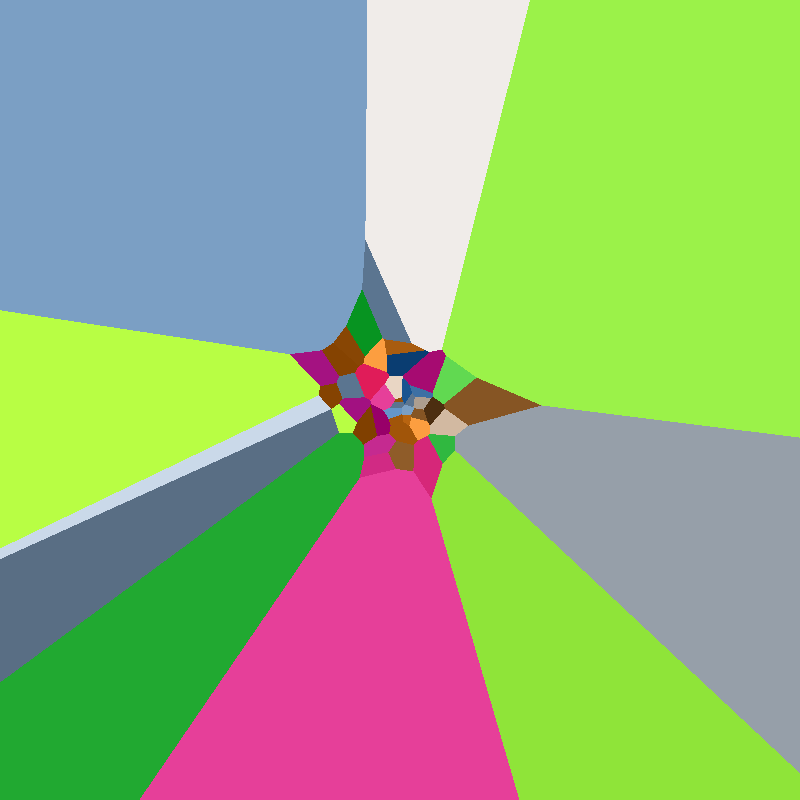
Frame 1 (no input)
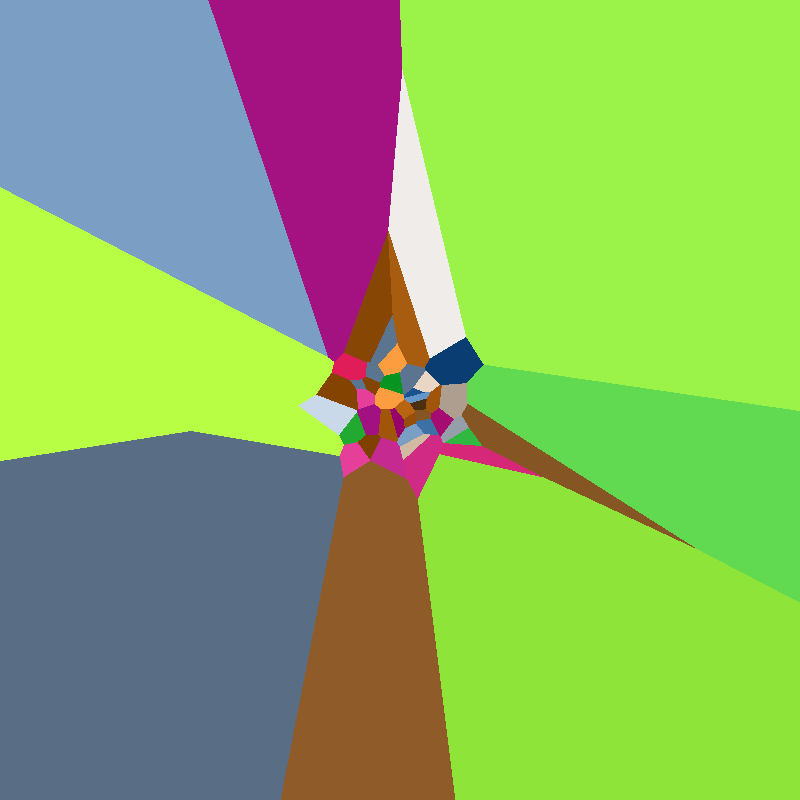
Frame 60 (the mouse pressed at the canvas centre just before this capture)
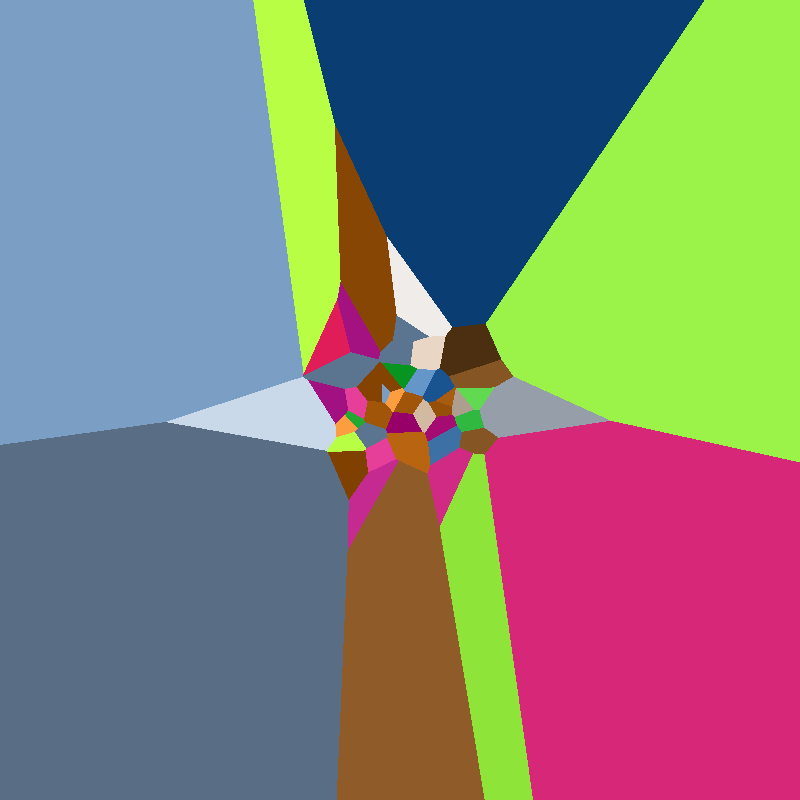
Frame 120 (the mouse held since frame 60 and released just before this capture)

The Processing sketch that drew these frames (run headless with seeded random() and noise(); from frame 60 on, the mouse is pressed at the canvas centre):

// Processing sketch: sketch_23_07_19
// ── sketch_23_07_19.pde
int numPoints = 50;
float rad = 100;

PVector[] points = new PVector[numPoints];
color[] colors = new color[numPoints];
void setup(){

  size(800,800);
  float seed = random(1000);
  for(int i = 0; i < numPoints; i++){
    float x = random(rad) * sin(random(360));
     float y = random(rad) * sin(random(360));
    //points[i] = new PVector(random(width), random(height));
      points[i] = new PVector(x + width/2, y + height/2);
    //colors[i] = color(noise(seed) *255, noise(seed*9333) *120, noise(seed*1435) *100);
     colors[i] = color(noise(seed) *255);
    seed ++;
  }
}

void draw(){
  background(0);
loadPixels();
color c = color(255);
for(int x = 0; x < width; x++){
  for(int y = 0; y < height; y++){
    int closestPoint = -1;
    float smol = MAX_FLOAT;
    PVector curPoint = new PVector(x,y);  
  

  for(int i = 0; i < numPoints; i++){
      
    float curDist = curPoint.dist(points[i]);
    
    if(curDist < smol){
      smol = curDist;
      closestPoint = i;
    }
  }
  //switch(closestPoint){
  //  case -1:
  //    break;
  //  case 0:
  //    c = color(255,0,0);
  //    break;
  //  case 1:
  //    c = color(0,255,0);
  //    break;
  //  case 2:
  //    c = color(0,0,255);
  //    break;
  //  case 3:
  //    c = color(255,0,255);
  //    break;
  //}
  c = colors[closestPoint];
   //c = color(255 -red(colors[closestPoint]),255 -green(colors[closestPoint]),255 -blue(colors[closestPoint]) );
  // c = color(255 -red(colors[closestPoint]),255 -red(colors[closestPoint]),255 -red(colors[closestPoint]) );
  //if(curPoint.dist(new PVector(width/2, height/2)) > 200){
     //if(false){
    //c = color(255 -red(colors[closestPoint]),255 -green(colors[closestPoint]),255 -blue(colors[closestPoint]) );
    c*= colors[ closestPoint];
     //}
     //if((curPoint.dist(new PVector(width/2, height/2)) > 250) &&(curPoint.dist(new PVector(width/2, height/2)) < 270))  {
     //  c*= colors[ closestPoint];
     //}
    int loc = x +(y * width);
    pixels[loc] = c;
  }
}
updatePixels();
for(int i = 0; i < numPoints; i++){
  
    
  //  ellipse(points[i].x,points[i].y, 10, 10);
    
    //while((points[i].x >width && points[i].x <0) && (points[i].y >height && points[i].y <0) ){ 
    points[i].x += random(-5,5);
    points[i].y += random(-5,5);
    //}
    
    if((points[i].x >width || points[i].x <0)){
    float x = random(rad) * sin(random(360));
    points[i].x = x + mouseX;
     
    }
     if((points[i].y >height || points[i].y <0) ){
    float y = random(rad) * sin(random(360));
    points[i].y = y + mouseY;
    }
  }
  
  
}
